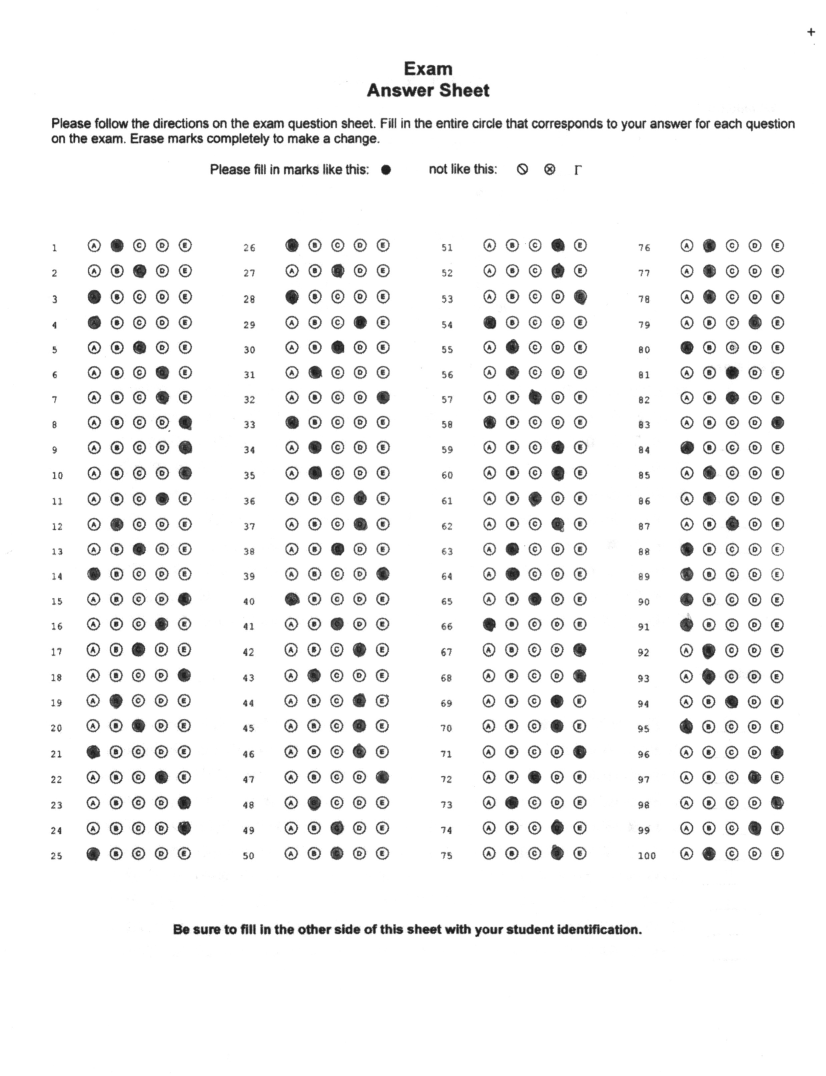
#> input picture app/flask/data_images/answer_key.png, 1652 x 2152 px (shown at 1/2 size)
$ python -i get_last_name.py   (imports and definitions only)
#> lines starting #> are read from the running program, lines starting #| are printed output that depends on the picture; after the words box and inside, x2 and y2 are one past the last pixel; in counts of white or black regions, pixels touching at a corner belong together
### app/flask/get_last_name_filled.py
import cv2
import os
import numpy as np

def get_last_name_filled(image_path):
    # Check if the file exists
    if not os.path.exists(image_path):
        raise FileNotFoundError(f"Error: File '{image_path}' not found.")

    # Load the image
    image = cv2.imread(image_path)

    # Check if the image was loaded successfully
    if image is None:
        raise ValueError(f"Error: Unable to load image '{image_path}'.")

    # Get the image dimensions
    height, width, channels = image.shape

    # Crop the image to remove the top 1/5
    cropped_image = image[int(height // 1.6):height, width // 7:(width - (width // 9))]

    # Convert to grayscale
    gray = cv2.cvtColor(cropped_image, cv2.COLOR_BGR2GRAY)

    # Apply Median Blur to reduce noise
    median_blurred = cv2.medianBlur(gray, 5)

    # Apply Bilateral Filtering to reduce noise while preserving edges
    bilateral_filtered = cv2.bilateralFilter(median_blurred, 9, 75, 75)

    # Apply thresholding
    _, contourThresh = cv2.threshold(bilateral_filtered, 170, 255, cv2.THRESH_BINARY_INV)

    # Apply Morphological operations to remove noise
    kernel = np.ones((3, 3), np.uint8)
    morphed = cv2.morphologyEx(contourThresh, cv2.MORPH_OPEN, kernel)

    # Find contours
    contours, _ = cv2.findContours(morphed, cv2.RETR_EXTERNAL, cv2.CHAIN_APPROX_SIMPLE)

    # Filter contours
    bubbles = [cnt for cnt in contours if 300 < cv2.contourArea(cnt) < 700]

    # Extract bounding boxes for each detected bubble
    bounding_boxes = []
    for cnt in bubbles:
        x, y, w, h = cv2.boundingRect(cnt)
        bounding_boxes.append((x, y, w, h))
        cv2.rectangle(cropped_image, (x, y), (x + w, y + h), (0, 255, 0), 2)

    return bounding_boxes

### app/flask/get_last_name.py
import cv2
import os
import numpy as np
from get_last_name_filled import get_last_name_filled

def process_last_name(file_path):
#> called with file_path = 'data_images/answer_key.png'
    def find_bubble_position(bbox, grid):
        x, y, w, h = bbox
        for col_index, column in enumerate(grid):
            for row_index, group in enumerate(column):
                for cnt in group:
                    bx, by, bw, bh = cv2.boundingRect(cnt)
                    if bx <= x <= bx + bw and by <= y <= by + bh:
                        return col_index, row_index
        return None, None

    # Check if the file exists
    if not os.path.exists(file_path):
        print(f"Error: File '{file_path}' not found.")
        return

    # Load the image
    image = cv2.imread(file_path)
#> image is the input picture: shape (2152, 1652, 3); min 18, max 255, mean 243.1

    # Check if the image was loaded successfully
    if image is None:
        print(f"Error: Unable to load image '{file_path}'.")
        return

    # Get the image dimensions
    height, width, channels = image.shape

    # Crop the image to remove the top 1/5
    cropped_image = image[int(height // 1.6):height, width // 7:(width - (width // 9))]
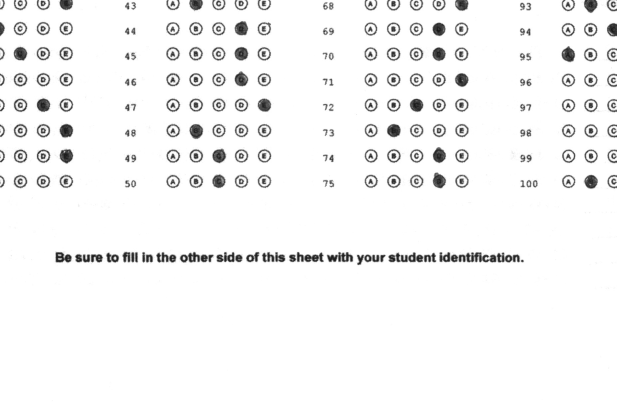
#> cropped_image: shape (808, 1233, 3) (shown at 1/2 size); min 18, max 255, mean 244.1

    # Convert to grayscale
    gray = cv2.cvtColor(cropped_image, cv2.COLOR_BGR2GRAY)

    # Apply bilateral filter
    bilateral_filtered = cv2.bilateralFilter(gray, 9, 75, 75)

    # Apply thresholding
    thresh = cv2.adaptiveThreshold(bilateral_filtered, 255, cv2.ADAPTIVE_THRESH_GAUSSIAN_C, cv2.THRESH_BINARY_INV, 11, 2)
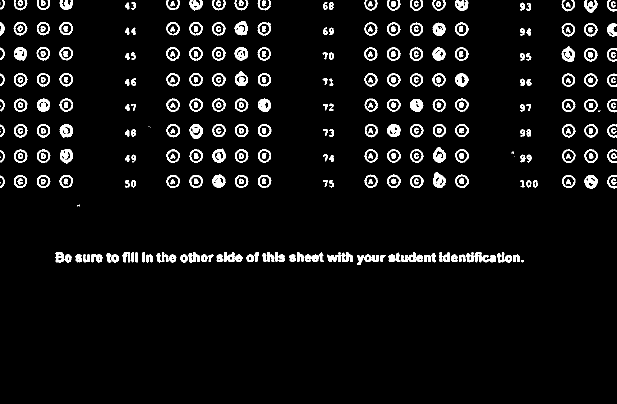
#> thresh: shape (808, 1233) (shown at 1/2 size); 5.4% white; 360 white regions (17 under 20 px)

    # Find contours
    contours, _ = cv2.findContours(thresh, cv2.RETR_EXTERNAL, cv2.CHAIN_APPROX_SIMPLE)
#> contours = 273 contours, 16 with area under 20; largest, box (x1, y1, x2, y2) and area: (379, 248, 406, 278) 558, (1123, 92, 1150, 124) 552, (866, 345, 892, 376) 537, (469, 43, 496, 71) 536, (866, 294, 892, 326) 533

    # Filter contours based on area to identify bubbles
    bubbles = [cnt for cnt in contours if 400 < cv2.contourArea(cnt) < 700]
#> bubbles = 106 contours; largest, box (x1, y1, x2, y2) and area: (379, 248, 406, 278) 558, (1123, 92, 1150, 124) 552, (866, 345, 892, 376) 537, (469, 43, 496, 71) 536, (866, 294, 892, 326) 533

    # Sort bubbles by x-coordinate
    bubbles = sorted(bubbles, key=lambda c: cv2.boundingRect(c)[0])

    # Group bubbles into columns based on x-coordinate
    column_threshold = 13  # Adjust this threshold based on your specific image
    columns = []
    current_column = []

    for cnt in bubbles:
        x, _, _, _ = cv2.boundingRect(cnt)
        if not current_column:
            current_column.append(cnt)
        else:
            last_x, _, _, _ = cv2.boundingRect(current_column[-1])
            if abs(x - last_x) < column_threshold:
                current_column.append(cnt)
            else:
                columns.append(current_column)
                current_column = [cnt]
#> this loop made 106 passes
#> (x, last_x) on passes 2 to 9: (28, 27), (28, 28), (28, 28), (28, 28), (28, 28), (28, 28), (73, 28), (74, 73)
#> after the loop, columns = 14 items

    if current_column:
        columns.append(current_column)

    # Further group contours within each column into rows
    row_threshold = 5  # Adjust this value based on the spacing between rows
    grid = []

    for col_index, column in enumerate(columns):
        column_groups = []
        current_row = []

        for cnt in sorted(column, key=lambda c: cv2.boundingRect(c)[1]):
            if not current_row:
                current_row.append(cnt)
            else:
                _, y, _, _ = cv2.boundingRect(cnt)
                _, last_y, _, _ = cv2.boundingRect(current_row[-1])
                if abs(y - last_y) < row_threshold:
                    current_row.append(cnt)
                else:
                    column_groups.append(current_row)
                    current_row = [cnt]

        if current_row:
            column_groups.append(current_row)

        grid.append(column_groups)
#> this loop made 15 passes
#> after the loop, grid = 15 items

    # Draw contours around each detected bubble and show column and row groups
    for col_index, column in enumerate(grid):
        for row_index, group in enumerate(column):
            color = (0, 255, 0) if row_index % 2 == 0 else (0, 0, 255)  # Alternate colors for visualization
            for cnt in group:
                x, y, w, h = cv2.boundingRect(cnt)
                cv2.drawContours(cropped_image, [cnt], -1, color, 2)
                cv2.putText(cropped_image, f"C{col_index}R{row_index}", (x, y - 10), cv2.FONT_HERSHEY_SIMPLEX, 0.4, color, 1)
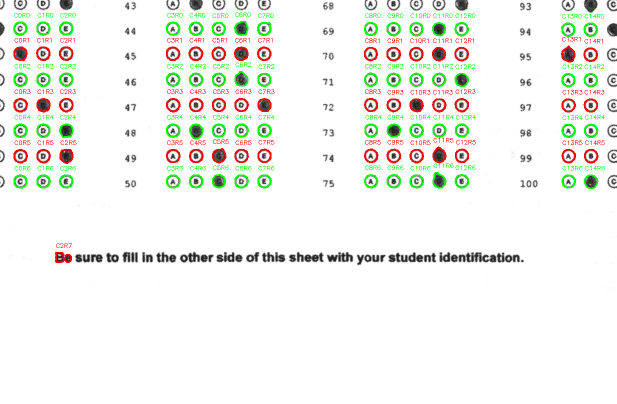
#> cropped_image: shape (808, 1233, 3) (shown at 1/2 size); 3.95% of pixels changed, all inside (x1, y1, x2, y2) = (26, 25, 1210, 526)

    # Example usage of the find_bubble_position function
    values = get_last_name_filled(file_path)
#> in get_last_name_filled, `median_blurred = cv2.medianBlur(gray, 5)`:
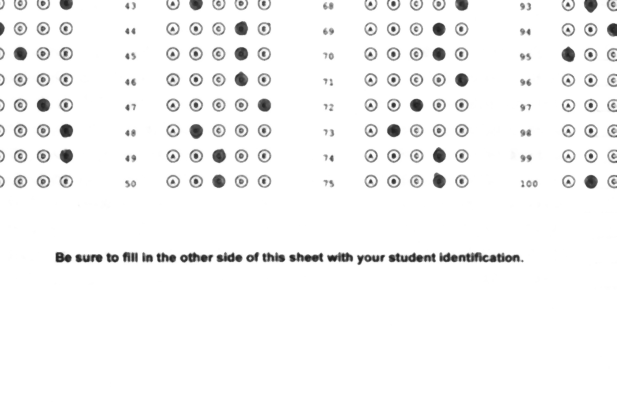
#> median_blurred: shape (808, 1233) (shown at 1/2 size); min 29, max 255, mean 245.3
#> in get_last_name_filled, `_, contourThresh = cv2.threshold(bilateral_filtered, 170, 255, cv2.THR..`:
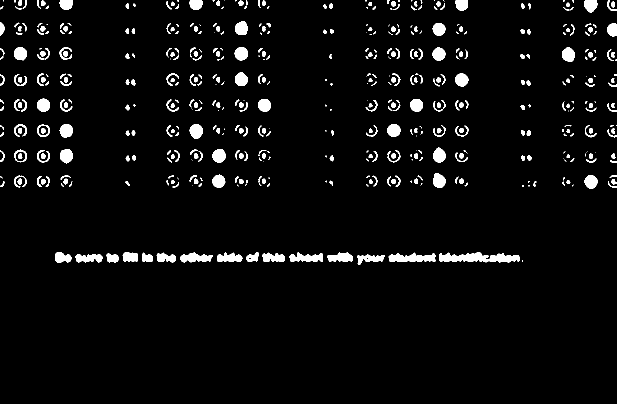
#> contourThresh: shape (808, 1233) (shown at 1/2 size); 4.4% white; 516 white regions (156 under 20 px), largest, box (x1, y1, x2, y2) and area: (879, 505, 1039, 525) 2141, (777, 505, 871, 524) 1212, (579, 505, 646, 524) 848
#> in get_last_name_filled, `morphed = cv2.morphologyEx(contourThresh, cv2.MORPH_OPEN, kernel)`:
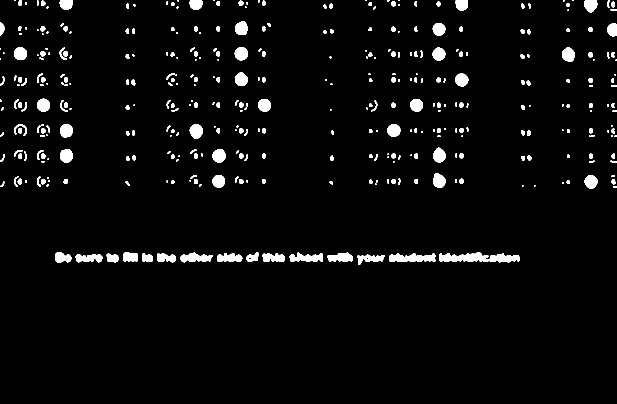
#> morphed: shape (808, 1233) (shown at 1/2 size); 3.8% white; 380 white regions (121 under 20 px)
#> in get_last_name_filled, `contours, _ = cv2.findContours(morphed, cv2.RETR_EXTERNAL, cv2.CHAIN_A..`: contours = 380 contours, 159 with area under 20; largest, box (x1, y1, x2, y2) and area: (879, 505, 1039, 525) 1938, (778, 506, 871, 524) 1095, (579, 505, 646, 524) 755, (360, 505, 425, 525) 754, (655, 505, 706, 524) 626
#> in get_last_name_filled, `bubbles = [cnt for cnt in contours if 300 < cv2.contourArea(cnt) < 700]`: bubbles = 34 contours; largest, box (x1, y1, x2, y2) and area: (655, 505, 706, 524) 626, (434, 506, 485, 524) 621, (151, 509, 205, 525) 602, (379, 248, 406, 277) 552, (525, 506, 570, 524) 550
#> the loop in get_last_name_filled, `for cnt in bubbles:` made 34 passes
#> (x, y, w, h) on passes 1 to 8: (715, 509, 54, 20), (151, 509, 54, 16), (213, 507, 25, 18), (525, 506, 45, 18), (434, 506, 51, 18), (314, 506, 38, 19), (655, 505, 51, 19), (111, 505, 32, 20)
#> after the loop in get_last_name_filled, `for cnt in bubbles:`:
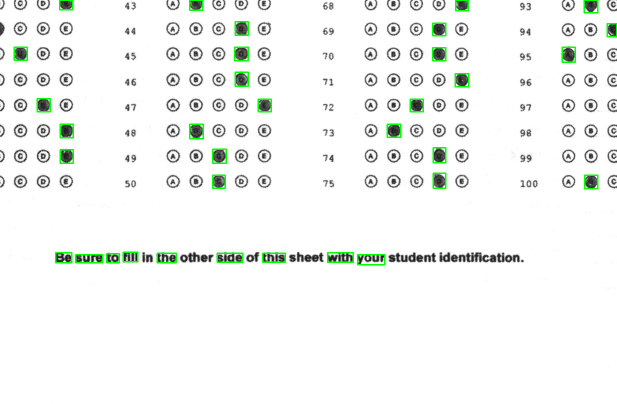
#> cropped_image: shape (808, 1233, 3) (shown at 1/2 size); 1.08% of pixels changed, all inside (x1, y1, x2, y2) = (27, 0, 1233, 531)
#> after the loop in get_last_name_filled, `for cnt in bubbles:`: bounding_boxes = 34 items, first 6: (715, 509, 54, 20), (151, 509, 54, 16), (213, 507, 25, 18), (525, 506, 45, 18), (434, 506, 51, 18), (314, 506, 38, 19)
#> values has the same summary as bounding_boxes in get_last_name_filled
    filled = []
    for bbox in values:  # Example bounding box position
        col_index, row_index = find_bubble_position(bbox, grid)
        if col_index is not None and row_index is not None:
            filled.append([col_index, row_index])
            # Draw a blue bounding box around the detected bubble
            x, y, w, h = bbox
            cv2.rectangle(cropped_image, (x, y), (x + w, y + h), (255, 0, 0), 2)
#> this loop made 34 passes
#> (col_index, row_index) on passes 8, 10, 11, 12, 13, 14, 15, 16: (2, 7), (14, 6), (5, 6), (11, 6), (2, 5), (5, 5), (11, 5), (9, 4)
#> after the loop, filled = [[2, 7], [14, 6], [5, 6], [11, 6], [2, 5], [5, 5], [11, 5], [9, 4], [4, 4], [2, 4], [10, 3], [7, 3], [1, 3], [12, 2], [6, 2], [11, 1], [13, 1], [6, 1], [0, 1], [11, 0], [6, 0]]

    filled_sorted = sorted(filled, key=lambda y: y[1])
#> filled_sorted = [[11, 0], [6, 0], [11, 1], [13, 1], [6, 1], [0, 1], [12, 2], [6, 2], [10, 3], [7, 3], [1, 3], [9, 4], [4, 4], [2, 4], [2, 5], [5, 5], [11, 5], [14, 6], [5, 6], [11, 6], [2, 7]]

    alpha = "abcdefghijklmnopqrstuvwxyz"
    name=""

    for bubble in filled_sorted:
        name =name + alpha[bubble[0]]
#> this loop made 21 passes


    name = name.capitalize()
#> name = 'Lglngamgkhbjeccfloflc'
    print(name)
#| Lglngamgkhbjeccfloflc

    # cv2.imshow("First Name", cropped_image)
    # cv2.waitKey(0)
    return name

# process_last_name('data_images/test_2_page_7.png')

>>> result = process_last_name('data_images/answer_key.png')
#> result = 'Lglngamgkhbjeccfloflc'

$ run again, on app/flask/data_images/page_1.png
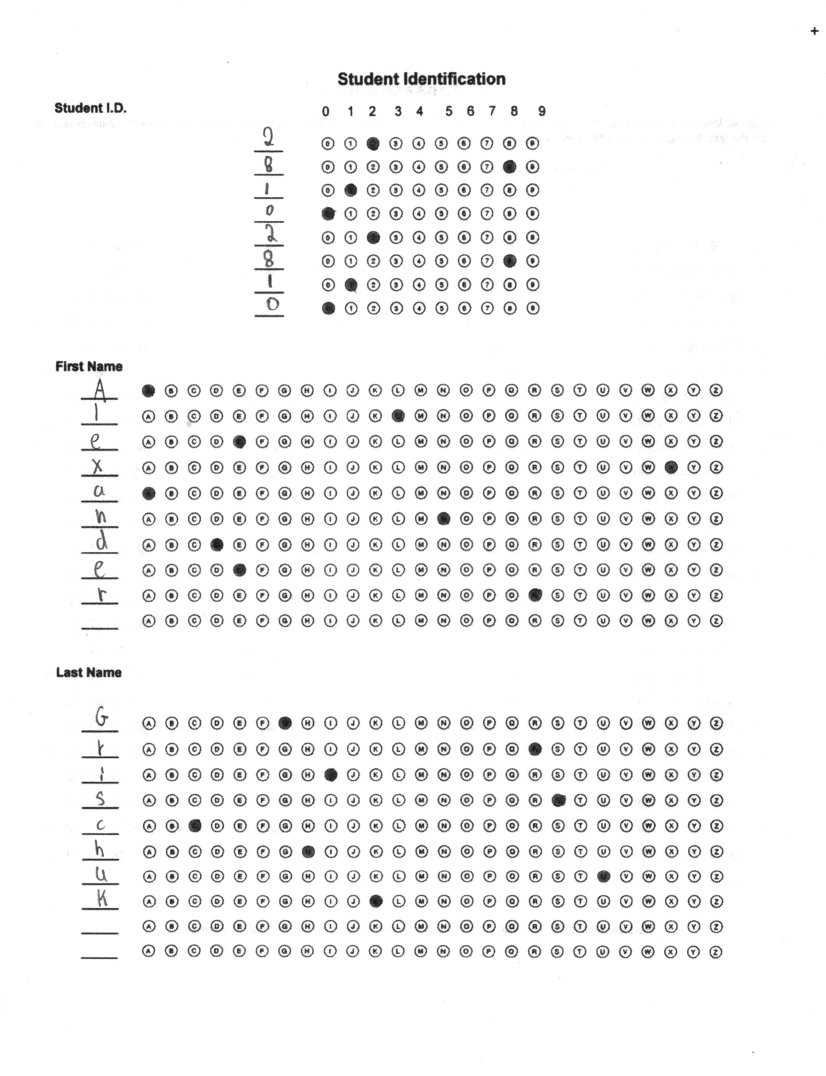
#> input picture app/flask/data_images/page_1.png, 1652 x 2152 px (shown at 1/2 size)
#> in process_last_name, image is the input picture: shape (2152, 1652, 3); min 17, max 255, mean 244.2
#> in process_last_name, `thresh = cv2.adaptiveThreshold(bilateral_filtered, 255, cv2.ADAPTIVE_T..`:
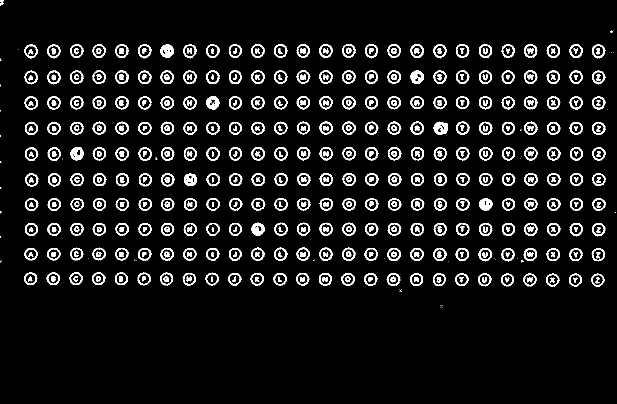
#> thresh: shape (808, 1233) (shown at 1/2 size); 7.8% white; 557 white regions (44 under 20 px)
#> in process_last_name, `contours, _ = cv2.findContours(thresh, cv2.RETR_EXTERNAL, cv2.CHAIN_AP..`: contours = 304 contours, 43 with area under 20; largest, box (x1, y1, x2, y2) and area: (867, 243, 896, 270) 558, (912, 88, 939, 116) 546, (1048, 88, 1075, 116) 545, (821, 88, 848, 116) 544, (775, 88, 802, 116) 544
#> in process_last_name, `bubbles = [cnt for cnt in contours if 400 < cv2.contourArea(cnt) < 700]`: bubbles = 260 contours; largest, box (x1, y1, x2, y2) and area: (867, 243, 896, 270) 558, (912, 88, 939, 116) 546, (1048, 88, 1075, 116) 545, (821, 88, 848, 116) 544, (775, 88, 802, 116) 544
#> in process_last_name, `bubbles = sorted(bubbles, key=lambda c: cv2.boundingRect(c)[0])`: bubbles = 260 contours; largest, box (x1, y1, x2, y2) and area: (867, 243, 896, 270) 558, (912, 88, 939, 116) 546, (1048, 88, 1075, 116) 545, (775, 88, 802, 116) 544, (821, 88, 848, 116) 544
#> the loop in process_last_name, `for cnt in bubbles:` made 260 passes
#> (x, last_x) on passes 2 to 9: (49, 48), (49, 49), (49, 49), (49, 49), (50, 49), (50, 50), (50, 50), (50, 50)
#> after the loop in process_last_name, `for cnt in bubbles:`: columns = 25 items
#> the loop in process_last_name, `for col_index, column in enumerate(columns):` made 26 passes
#> after the loop in process_last_name, `for col_index, column in enumerate(columns):`: grid = 26 items
#> the loop in process_last_name, `for col_index, column in enumerate(grid):` made 26 passes
#> contourThresh: shape (808, 1233); 4.4% white; 910 white regions (311 under 20 px), largest, box (x1, y1, x2, y2) and area: (867, 244, 896, 270) 597, (321, 89, 347, 115) 554, (821, 141, 848, 167) 553
#> morphed: shape (808, 1233); 3.2% white; 683 white regions (220 under 20 px)
#> in get_last_name_filled, `contours, _ = cv2.findContours(morphed, cv2.RETR_EXTERNAL, cv2.CHAIN_A..`: contours = 683 contours, 353 with area under 20; largest, box (x1, y1, x2, y2) and area: (867, 244, 896, 270) 557, (321, 89, 347, 115) 516, (821, 141, 848, 167) 516, (141, 295, 167, 321) 511, (413, 193, 439, 219) 498
#> in get_last_name_filled, `bubbles = [cnt for cnt in contours if 300 < cv2.contourArea(cnt) < 700]`: bubbles = 8 contours; box (x1, y1, x2, y2) and area: (867, 244, 896, 270) 557, (321, 89, 347, 115) 516, (821, 141, 848, 167) 516, (141, 295, 167, 321) 511, (413, 193, 439, 219) 498, (503, 446, 530, 471) 487, (368, 347, 394, 372) 484, (959, 397, 985, 421) 466
#> the loop in get_last_name_filled, `for cnt in bubbles:` made 8 passes
#> (x, y, w, h) on passes 1 to 8: (503, 446, 27, 25), (959, 397, 26, 24), (368, 347, 26, 25), (141, 295, 26, 26), (867, 244, 29, 26), (413, 193, 26, 26), (821, 141, 27, 26), (321, 89, 26, 26)
#> after the loop in get_last_name_filled, `for cnt in bubbles:`:
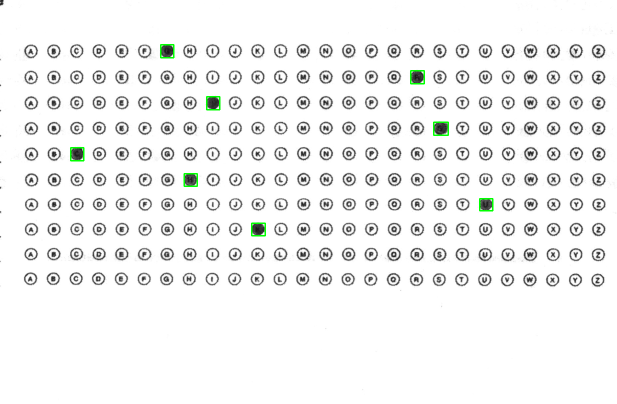
#> cropped_image: shape (808, 1233, 3) (shown at 1/2 size); mean B, G, R 239.9, 240.5, 239.9
#> after the loop in get_last_name_filled, `for cnt in bubbles:`: bounding_boxes = [(503, 446, 27, 25), (959, 397, 26, 24), (368, 347, 26, 25), (141, 295, 26, 26), (867, 244, 29, 26), (413, 193, 26, 26), (821, 141, 27, 26), (321, 89, 26, 26)]
#> values has the same summary as bounding_boxes in get_last_name_filled
#> the loop in process_last_name, `for bbox in values:` made 8 passes
#> (col_index, row_index) on passes 1 to 8: (10, 7), (20, 6), (7, 5), (2, 4), (18, 3), (8, 2), (17, 1), (6, 0)
#> after the loop in process_last_name, `for bbox in values:`: filled = [[10, 7], [20, 6], [7, 5], [2, 4], [18, 3], [8, 2], [17, 1], [6, 0]]
#> filled_sorted = [[6, 0], [17, 1], [8, 2], [18, 3], [2, 4], [7, 5], [20, 6], [10, 7]]
#> the loop in process_last_name, `for bubble in filled_sorted:` made 8 passes
#> in process_last_name, `name = name.capitalize()`: name = 'Grischuk'
#| Grischuk
